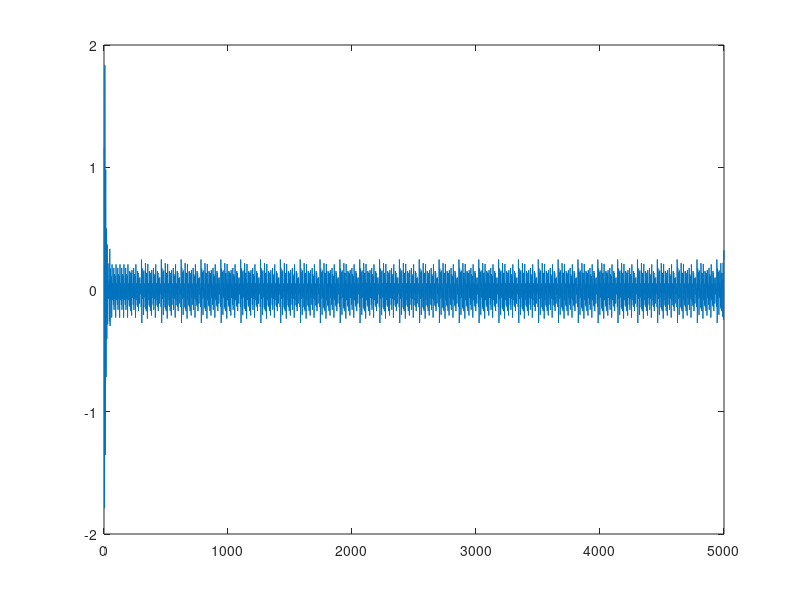
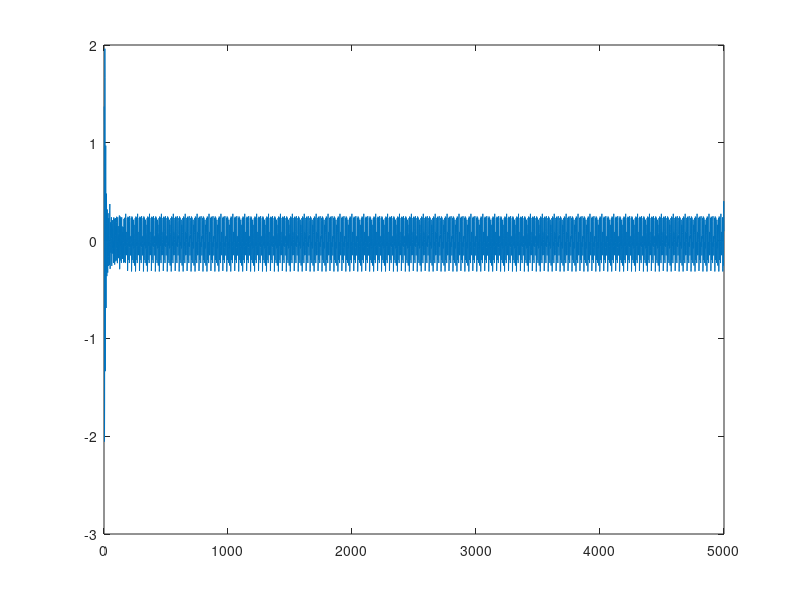

The MATLAB script that drew these images, in order:
close all
clear all
clc

% Choose how much amplitude and phase mismatch between local oscillator
% signals
ampl_mismatch_db = 1;  %[dB]
IQ_phase_mismatch = 2; %[degrees]


%% Some parameters
Fs2 = 16e6;
downrate = 200;
Fs = downrate * Fs2;
dT = 1/Fs;
RF_ampl = 2;
LOI_ampl = 1*10^(ampl_mismatch_db/20);
LOQ_ampl = 1;
RF_freq = 2.440e8;


%% Choose which sideband the LO downconverts

% For this sideband, output amplitude should be ~1/2
% LO_freq = RF_freq + 2.5e6;

% For this sideband, output amplitude should be ~0
LO_freq = RF_freq - 2.5e6;


%% Create a complex bandpass FIR filter
Hlp = fir1(28,1e6/(Fs2/2));     % Lowpass prototype
N = length(Hlp)-1;
Fbp = 2.5e6/(Fs2/2);                              % Desired frequency shift
j = complex(0,1);
Hbp = Hlp.*exp(j*Fbp*pi*(0:N));

% View frequency response of filter
% fvtool(Hbp)

% Generate some tone at RF
N = 1e6;
t = 0:dT:(N-1)*dT;
MSK = RF_ampl * sin(2*pi*RF_freq*t);

%% Create LO with amplitude and phase mismatch
LOI = LOI_ampl * sin(2*pi*LO_freq*t)+LOI_ampl;
LOQ = LOQ_ampl * sin(2*pi*LO_freq*t + IQ_phase_mismatch + 90*pi/180)+LOQ_ampl;

%% Downconvert with LO
IFI = LOI .* MSK;
IFQ = LOQ .* MSK;

% Remove high frequency mixing content
[b,a] = butter(5,40e6/(Fs/2));
IFI_filt = filter(b,a,IFI);
IFQ_filt = filter(b,a,IFQ);

% Downsample to 16 MHz before further processing
Iout_un = IFI_filt(1:downrate:end);
Qout_un = IFQ_filt(1:downrate:end);
t = t(1:downrate:end);

%% Quantize
Iout = round(6.5*Iout_un);
Qout = round(6.5*Qout_un);

% Iout = round(6.5*Iout_un-0.5);
% Qout = round(6.5*Qout_un-0.5);


%% Output to hex

Iout_file = Iout + 8;
Qout_file = Qout + 8;

I_hex = dec2hex(Iout_file);
Q_hex = dec2hex(Qout_file);

fileID = fopen('I_uns.txt','w');
fprintf(fileID,'%c\n',I_hex);  
fclose(fileID);

fileID = fopen('Q_uns.txt','w');
fprintf(fileID,'%c\n',Q_hex);  
fclose(fileID);


%% Apply matlab I/Q compensation algorithm
% https://www.mathworks.com/help/comm/ref/comm.iqimbalancecompensator-system-object.html
% M = 1e-3;
% x = zeros(1,length(Iout));
% y = zeros(1,length(Iout));
% w = zeros(1,length(Iout));
% 
% for ii = 1:length(Iout)
%     x(ii) = Iout(ii) + j*Qout(ii);
%     y(ii) = x(ii) + w(ii)*conj(x(ii));
%     
%     w(ii+1) = w(ii) - M*y(ii)^2;
% end
% 
% IFI_filt = real(y);
% IFQ_filt = imag(y);
% 
M = 1/512;
iy = zeros(1,length(Iout));
qy = zeros(1,length(Iout));
wr = zeros(1,length(Iout));
wj = zeros(1,length(Iout));

% for ii = 1:length(Iout)
%     iy(ii) = Iout(ii) + wr(ii)*Iout(ii) + wj(ii)*Qout(ii);
%     qy(ii) = Qout(ii) + wj(ii)*Iout(ii) - wr(ii)*Qout(ii);
%     
%     wr(ii+1) = wr(ii) - M*(iy(ii) + qy(ii))*(iy(ii)-qy(ii));
%     wj(ii+1) = wj(ii) - M*(2*iy(ii)*qy(ii));
% end

product1 = zeros(1,length(Iout));
product2 = zeros(1,length(Iout));
product3 = zeros(1,length(Iout));
product4 = zeros(1,length(Iout));
sum1 = zeros(1,length(Iout));
sum2 = zeros(1,length(Iout));
shifted1 = zeros(1,length(Iout));
shifted2 = zeros(1,length(Iout));
IplusQ = zeros(1,length(Iout));
IminusQ = zeros(1,length(Iout));
IQprod1 = zeros(1,length(Iout));
IQprod2 = zeros(1,length(Iout));

for ii = 1:length(Iout)
    
%     product1(ii) = wr(ii)*Iout(ii);
%     product2(ii) = wj(ii)*Qout(ii);
%     product3(ii) = wj(ii)*Iout(ii);
%     product4(ii) = wr(ii)*Qout(ii);
%     sum1(ii) = product1(ii) + product2(ii);
%     sum2(ii) = product3(ii) - product4(ii);
%     shifted1(ii) = floor(M*sum1(ii));
%     shifted2(ii) = floor(M*sum2(ii));
%     
%     iy(ii) = Iout(ii) + shifted1(ii);
%     qy(ii) = Qout(ii) + shifted2(ii);
    
    
    iy(ii) = Iout(ii) + floor(M*(wr(ii)*Iout(ii) + wj(ii)*Qout(ii)));
    qy(ii) = Qout(ii) + floor(M*(wj(ii)*Iout(ii) - wr(ii)*Qout(ii)));
    
%     IplusQ(ii) = iy(ii) + qy(ii);
%     IminusQ(ii) = iy(ii) - qy(ii);
%     IQprod1(ii) = IplusQ(ii) * IminusQ(ii);
%     IQprod2(ii) = 2 * iy(ii) * qy(ii);
%     
    wr(ii+1) = wr(ii) - IQprod1(ii);
    wj(ii+1) = wj(ii) - IQprod2(ii);
    if(ii < 5000)
        wr(ii+1) = wr(ii) - ((iy(ii) + qy(ii))*(iy(ii)-qy(ii)));
        wj(ii+1) = wj(ii) - ((2*iy(ii)*qy(ii)));
    else
        wr(ii+1) = wr(ii);
        wj(ii+1) = wj(ii);
    end
end

iyout = (iy)/6.5;
qyout = (qy)/6.5;

IFI_filt = iy;
IFQ_filt = qy;
%%
% Filter signal with complex bandpass filter    
Rcoeff = real(Hbp);
Icoeff = imag(Hbp);

x1 = conv(IFI_filt,Rcoeff,'same');
x2 = conv(IFQ_filt,Icoeff,'same');
Iout_final = x1 - x2;

x3 = conv(IFI_filt,Icoeff,'same');
x4 = conv(IFQ_filt,Rcoeff,'same');
Qout_final = x3 + x4;

% Plot the Q channel after the IQ compensation and filtering
figure;plot(Iout_final)
% figure;plot(Qout_final)


%% Load output from modelsim
fileID = fopen('i_out_thread.dat','r');
iy_modelsim = fscanf(fileID,'%x');
fclose(fileID);
iy_modelsim = iy_modelsim - 8;

fileID = fopen('q_out_thread.dat','r');
qy_modelsim = fscanf(fileID,'%x');
fclose(fileID);
qy_modelsim = qy_modelsim - 8;

x1_modelsim = conv(iy_modelsim,Rcoeff,'same');
x2_modelsim = conv(qy_modelsim,Icoeff,'same');
Iout_modelsim = x1_modelsim - x2_modelsim;

x3_modelsim = conv(iy_modelsim,Icoeff,'same');
x4_modelsim = conv(qy_modelsim,Rcoeff,'same');
Qout_modelsim = x3_modelsim + x4_modelsim;
figure;plot(Iout_modelsim);